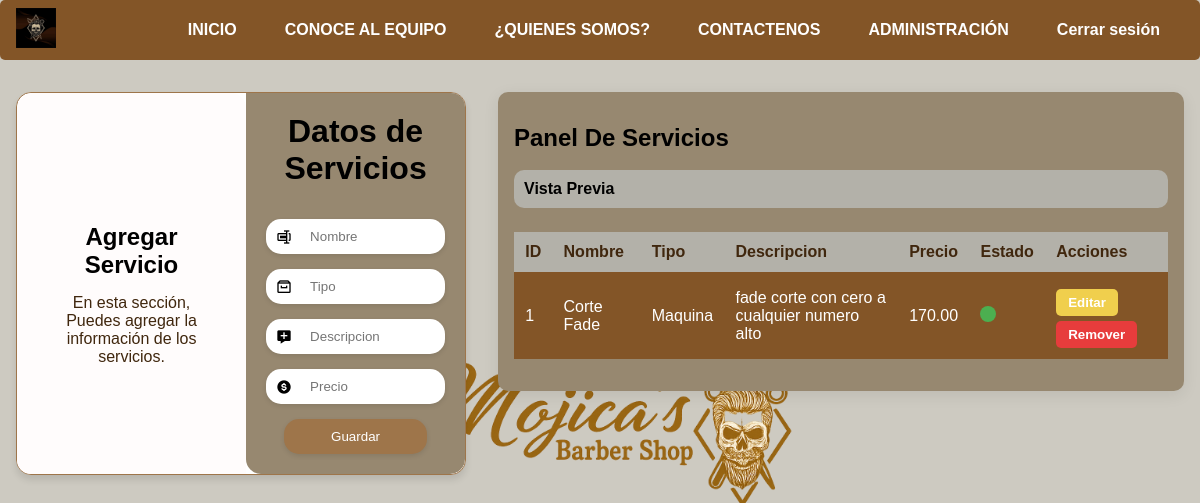
Page /AdServicio/ (signed in) on the earlier database version.
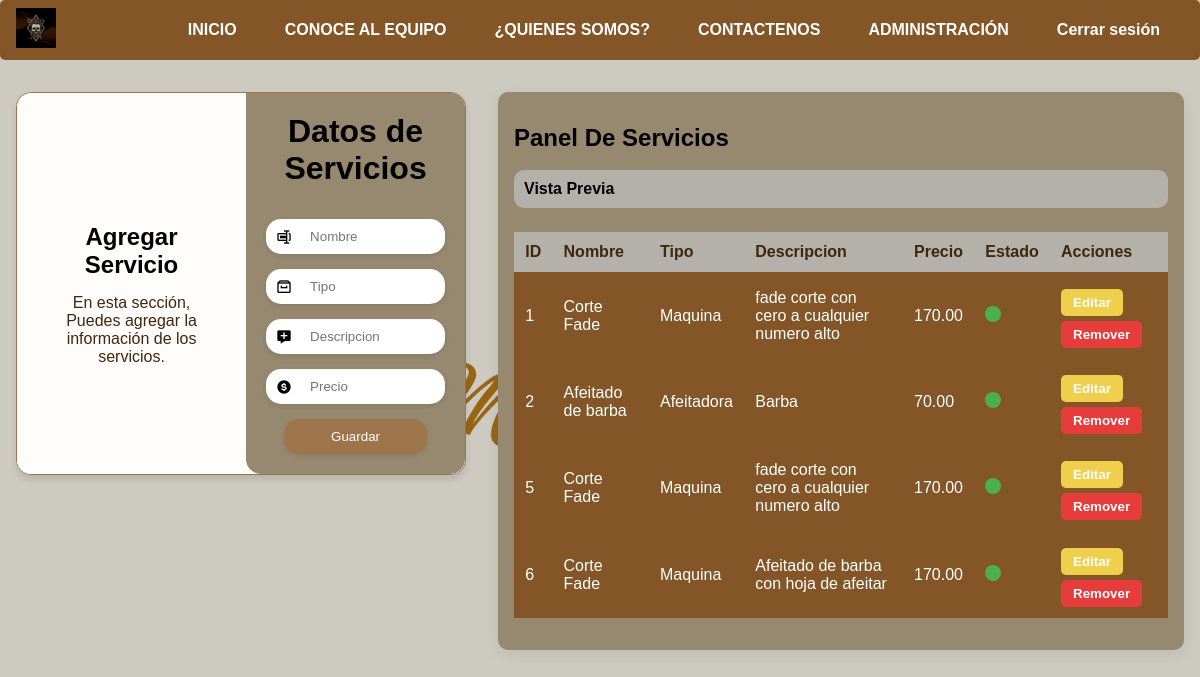
Same page on the later database version.
### Apps/aplicacion/models.py (models this page shows, shortened)
class Servicio(models.Model):
    nombre = models.CharField(max_length=15)
    tipo = models.CharField(max_length=15)
    descripcion = models.TextField()
    precio = models.DecimalField(max_digits=10, decimal_places=2)
    estado = models.BooleanField(default=True)

### Apps/aplicacion/views.py (the view)
        def _wrapped_view(request, *args, **kwargs):
            persona = Persona.objects.filter(id=request.user.pk).first()
            if request.user.is_superuser:
                return view_func(request, *args, **kwargs)
            if persona:
                rol_usuario = persona.rol.nombre.lower()
                if rol_usuario in [r.lower() for r in roles_permitidos]:
                    return view_func(request, *args, **kwargs)
            return redirect('login')  # O a donde prefieras

### Apps/aplicacion/views.py (called while the page is built, shortened)
def rol_requerido(roles_permitidos):
    def decorator(view_func):
        def _wrapped_view(request, *args, **kwargs):
            persona = Persona.objects.filter(id=request.user.pk).first()
            if request.user.is_superuser:
                return view_func(request, *args, **kwargs)
            if persona:
                rol_usuario = persona.rol.nombre.lower()
                if rol_usuario in [r.lower() for r in roles_permitidos]:
                    return view_func(request, *args, **kwargs)
            return redirect('login')  # O a donde prefieras
        return _wrapped_view
    return decorator

@rol_requerido(['Administrador'])
def AdminServicio(request):
    errores = []
    servicios = Servicio.objects.filter(estado=True)
    return render(request, 'admin_servicios.html', {'servicios': servicios})

### Apps/aplicacion/Templates/admin_servicios.html (shortened to what this page needs)
{% extends "Layout2.html" %}
{% load static %}
{% block head %}
<link rel="stylesheet" href="{% static 'css/AdServicio.css' %}">
<link rel="stylesheet" href="{% static 'css/Style2.css' %}">
<link href='https://unpkg.com/boxicons@2.1.4/css/boxicons.min.css' rel='stylesheet'>
{% endblock %}
{% block content %}
<div class="container">
    <div class="container-form">
        <div class="information">
            <div class="info-child">
                <h2>Agregar Servicio</h2>
                <p>En esta sección, Puedes agregar la información de los servicios.</p>
            </div>
        </div>
        <div class="form-information">
            <div class="form-information-child">
                <h2>Datos de Servicios</h2>
                <form action="" method="POST" class="form">
                    <label>
                        <i class='bx bx-rename'></i>
                        <input type="text" placeholder="Nombre" name="nombre" required maxlength="20">
                    </label>
                    <label>
                        <i class='bx bx-archive'></i>
                        <input type="text" placeholder="Tipo" name="tipo" max="20" required>
                    </label>
                    <label>
                        <i class='bx bxs-message-add'></i>
                        <input type="text" placeholder="Descripcion" name="descripcion" required maxlength="254">
                    </label>
                    <label>
                        <i class='bx bxs-dollar-circle'></i>
                        <input type="number" placeholder="Precio" name="precio" required step="any" maxlength="4">
                    </label>
                    <input type="submit" value="Guardar" id="guardar">
                </form>
            </div>
        </div>
    </div>
    <div class="panel-barberos">
        <h2>Panel De Servicios</h2>
        <br>
        <div class="preview">Vista Previa</div>
        <div class="table-section">
            <table>
                <thead>
                    <tr>
                        <th>ID</th>
                        <th>Nombre</th>
                        <th>Tipo</th>
                        <th>Descripcion</th>
                        <th>Precio</th>
                        <th>Estado</th>
                        <th>Acciones</th>
                    </tr>
                </thead>
                <tbody>
                    {% for servicio in servicios %}
                    <tr>
                        <td class="ColorID">{{ servicio.id }}</td>
                        <td class="CuerpoTd">{{ servicio.nombre }}</td>
                        <td class="CuerpoTd">{{ servicio.tipo }}</td>
                        <td class="CuerpoTd">{{ servicio.descripcion }}</td>
                        <td class="CuerpoTd">{{ servicio.precio }}</td>
                        <td class="CuerpoTd">
                            {% if servicio.estado %}
                            <span class="estado-dot estado-activo"></span>
                            {% else %}
                            <span class="estado-dot estado-inactivo"></span>
                            {% endif %}
                        </td>
                        <td class="CuerpoTd">
                            <a href="{% url 'editar_servicio' servicio.id %}"><button
                                    class="edit-btn">Editar</button></a>
                            <form action="{% url 'remover_servicio' servicio.id %}" method="POST" style="display:inline;">
                                <button type="submit" class="delete-btn">Remover</button>
                            </form>
                        </td>
                    </tr>
                    {% endfor %}
                </tbody>
            </table>
        </div>
    </div>
</div>
{% endblock %}

Differences in the rows shown:
added Servicio: id "2", nombre "Afeitado de barba", tipo "Afeitadora", descripcion "Barba", precio "70.00", estado True (drawn)
added Servicio: id "5", nombre "Corte Fade", tipo "Maquina", descripcion "fade corte con cero a cualquier numero alto", precio "170.00", estado True (drawn)
added Servicio: id "6", nombre "Corte Fade", tipo "Maquina", descripcion "Afeitado de barba con hoja de afeitar", precio "170.00", estado True (drawn)
